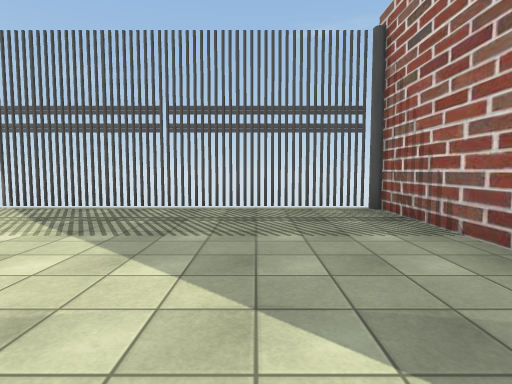
View 1 (above)

22 first-person views from a walk through a Unity game level. The camera is 1.4 m above the floor, tilts 4° down and sees 80° across. The floor is counted in squares, 2 m on a side. Each view is taken from the middle of a square. On the plan, view 1 faces up. The plan holds only what a view shows up to about 10 squares ahead; the rest is blank. The place goes on beyond the plan. The player is left out. Some animated figures are not drawn. Door leaves are left out, so doorways stand open. Some surface patterns are stand-ins.

View 2
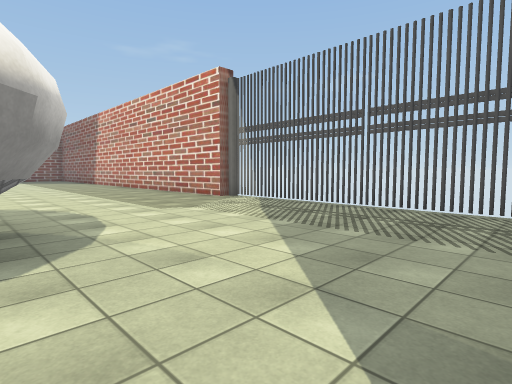

View 3
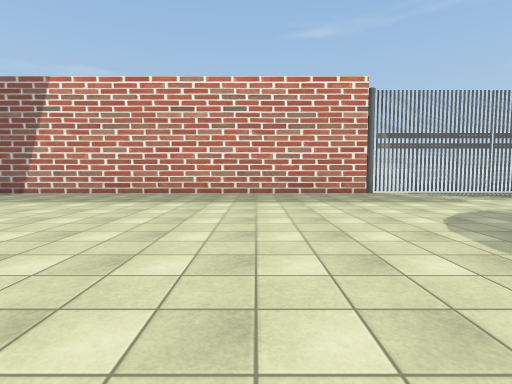

View 4
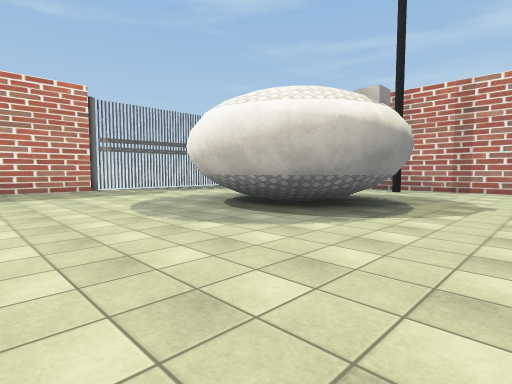

View 5
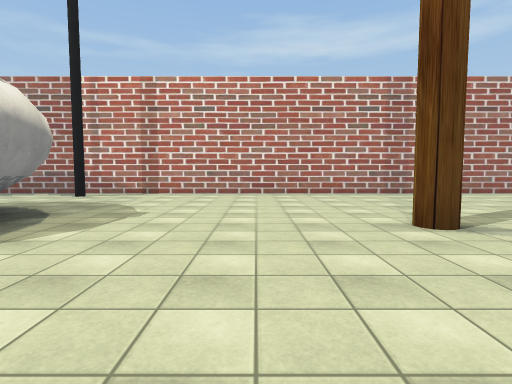

View 6
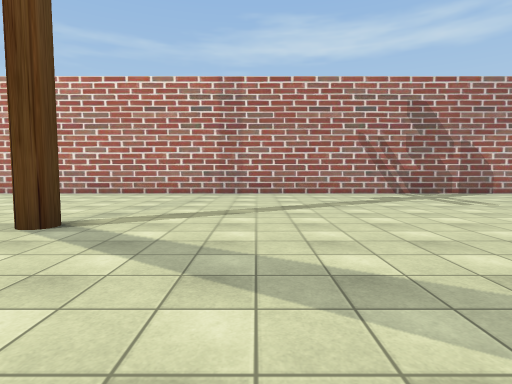

View 7
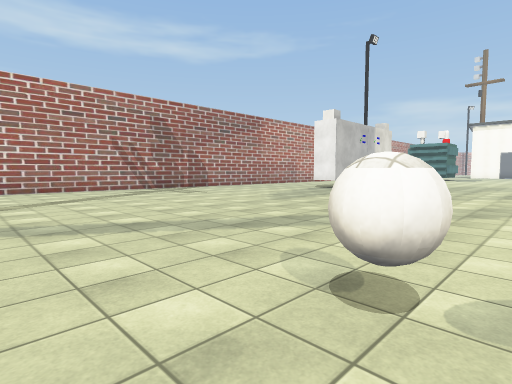

View 8
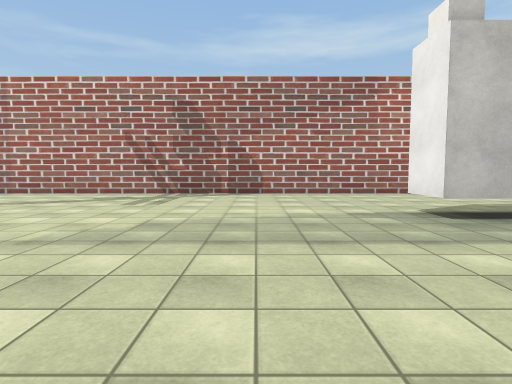

View 9
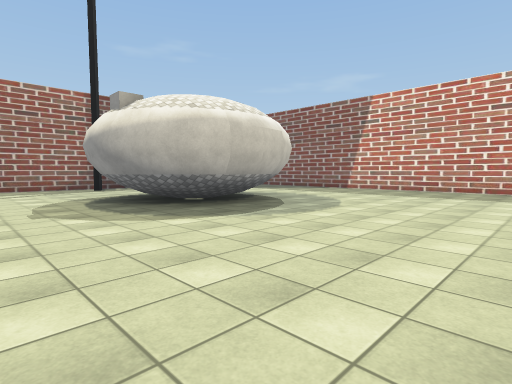

View 10
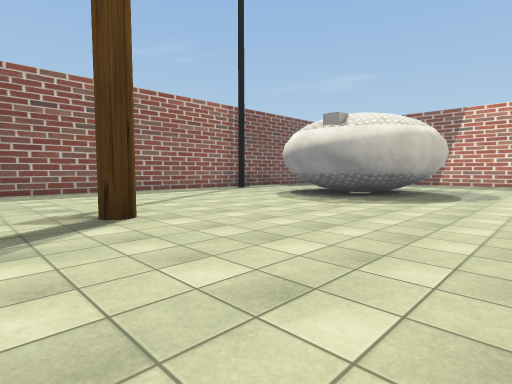

View 11
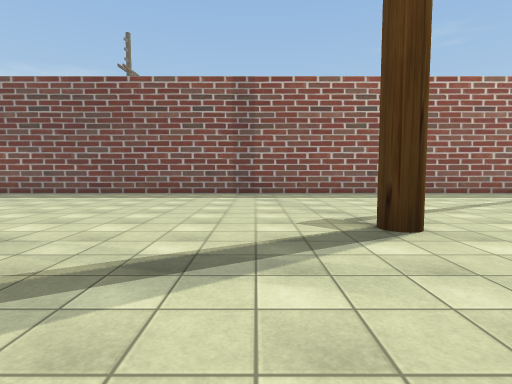

View 12
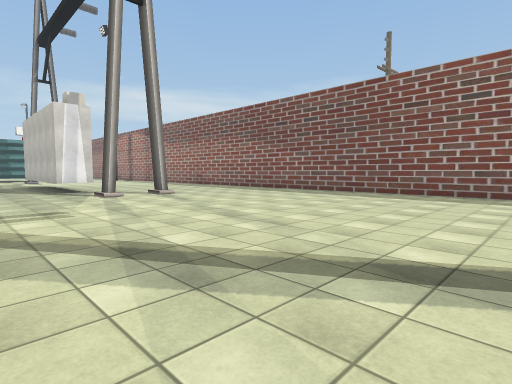

View 13
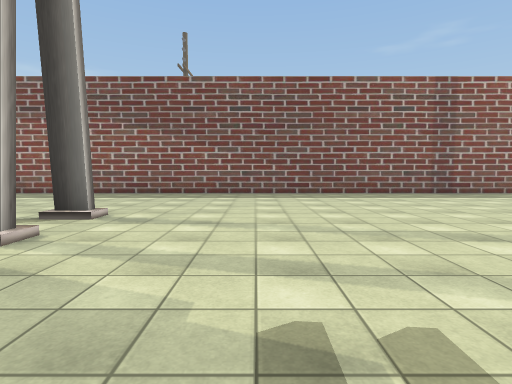

View 14
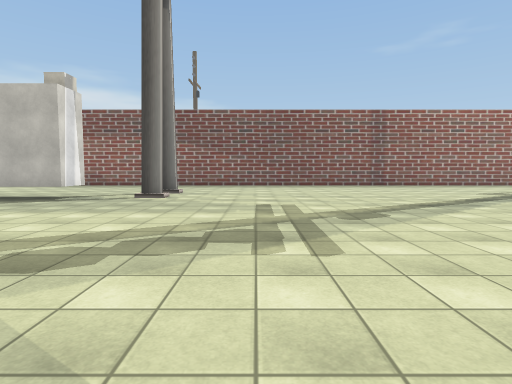

View 15
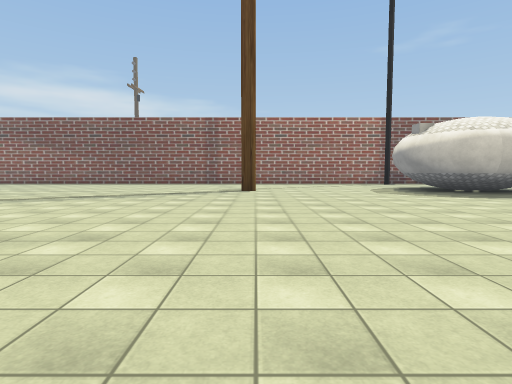

View 16
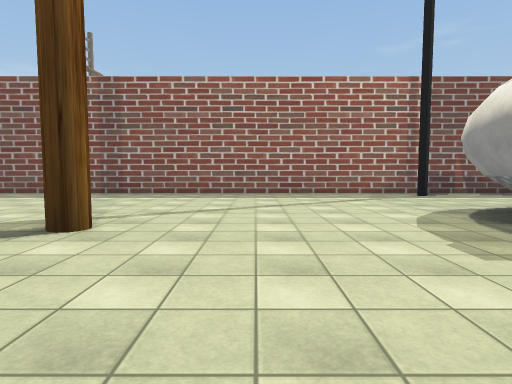

View 17
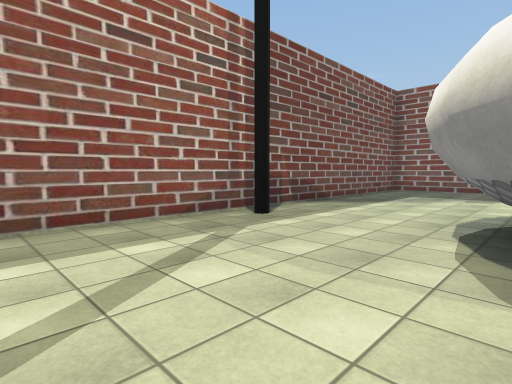

View 18
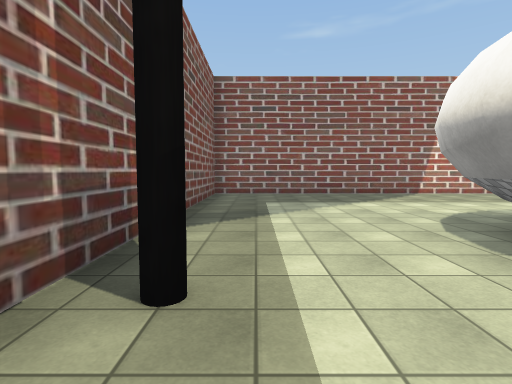

View 19
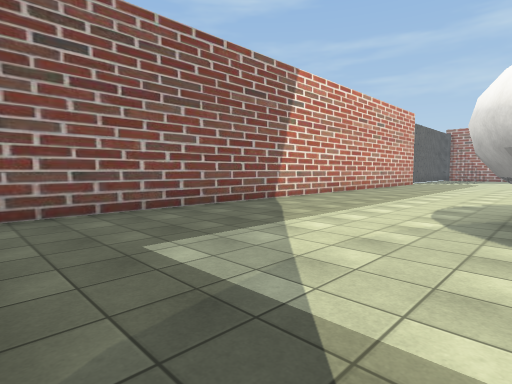

View 20
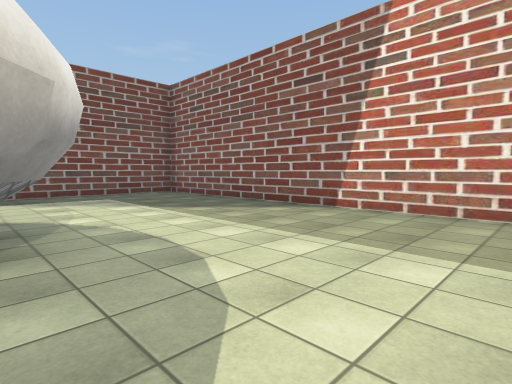

View 21
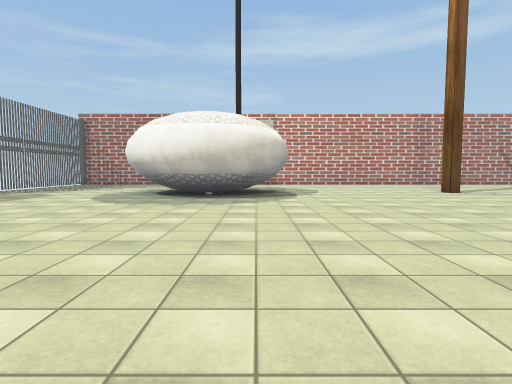

View 22
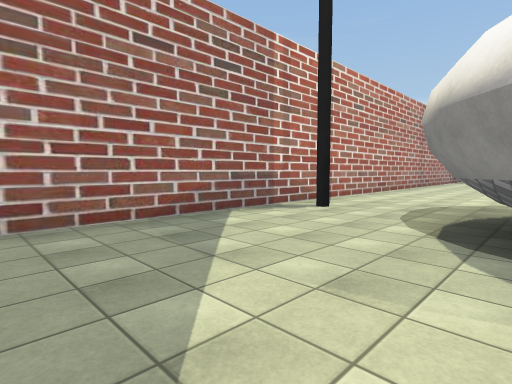

### Floor plan
Points are (right, up) in squares from view 1. A wall is a line through its corners. A room is listed if a view was taken in it or the views show most of it. See-through windows are left out.
Room 1 (views 1, 2, 3, 4, 5, 6, 7, 8, 9, 10, 11, 12, 13, 14, 15, 16, 17, 18, 19, 20, 21, 22)
walls: (-16.6, -3.9) (-17.3, -3.7) (-18.4, -3.2) (-18.9, -2.2); (-14.5, -1.4) (-14.6, -2.4) (-14.9, -2.9) (-15.4, -3.4) (-15.8, -3.6) (-16.8, -3.8); (-1.9, -3.4) (-2.4, -3.7) (-3.4, -3.8) (-3.8, -3.8) (-4.5, -3.4) (-5.1, -2.8) (-5.4, -2.3) (-5.5, -1.5) (-5.4, -0.8) (-5, -0.1) (-4.5, 0.4); (-18.2, -3.3) (-18.5, -3); (-14.9, -0.2) (-14.5, -0.9) (-14.4, -1.5); (-16.1, 0.7) (-15.3, 0.3); (-19, -1.6) (-18.9, -1) (-18.5, -0.2); (-15.9, -19.4) (-15.8, -20.2); (-2.5, 0.6) (-1.8, 0.2) (-1.4, -0.1) (-1.1, -0.8); (-18.1, 0.3) (-17.4, 0.6); (-17.5, -19.4) (-17.5, -20); (-16.3, -21.6) (-15.2, -21.6) (-15.2, -22.5); (-5.6, 5.2) (-22.2, 5.2) (-22.2, -22); (-2.8, -22.5) (-2.8, -21.6) (-1.8, -21.6); (-4.2, 5.4) (-4.9, 5.7); (-3.4, 5.4) (-4, 5.7) (-4.5, 5.4); (-2.9, 5.4) (-5.2, 5.7); (-2.4, 5.6) (-2.8, 5.5) (-3.3, 5.7); (-1.6, 5.7) (-2.2, 5.4) (-2.9, 5.7) (-5.2, 5.4); (-1, 5.4) (-3, 5.7); (-1.2, 5.7) (-2.7, 5.4); (-1.1, 5.8) (-1.7, 5.5); (0.5, 5.7) (-1.3, 5.4); (0.5, 5.7) (0.1, 5.4) (-0.4, 5.7) (-1.2, 5.3) (-2, 5.7); (0.6, 5.7) (-0.2, 5.4); (2.2, -22.5) (2.2, 5.6) (0.8, 5.4); (1.8, 5.3) (-1.1, 5.8); (2.2, 5.4) (1.6, 5.7) (0.9, 5.4); (2.2, 5.6) (1.8, 5.3)
ways out: gap at (-1.5, 6); gap at (2, -2)
objects: ball (-8, -12)

Where each view was taken, in squares from view 1:
view 1: 0 up, 0 right, facing up
view 2: 0 up, 1 right, facing up-left
view 3: 4 down, 9 left, facing up
view 4: 6 down, 9 left, facing up-right
view 5: 7 down, 7 left, facing right
view 6: 12 down, 7 left, facing right
view 7: 11 down, 9 left, facing down-right
view 8: 19 down, 7 left, facing right
view 9: 6 down, 10 left, facing up-left
view 10: 11 down, 12 left, facing up-left
view 11: 11 down, 13 left, facing left
view 12: 11 down, 13 left, facing down-left
view 13: 17 down, 13 left, facing left
view 14: 17 down, 8 left, facing left
view 15: 9 down, 6 left, facing left
view 16: 7 down, 13 left, facing left
view 17: 6 down, 18 left, facing up-left
view 18: 4 down, 21 left, facing up
view 19: 0 up, 22 left, facing up-right
view 20: 0 up, 13 left, facing up-left
view 21: 3 down, 13 left, facing right
view 22: 3 up, 2 left, facing down-right
